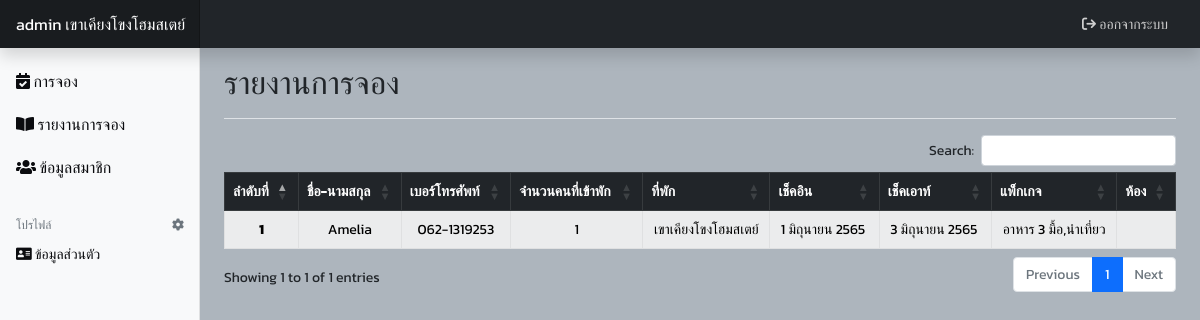
The page /admin/booking_index.php (signed in) on the database its author committed.
### tables this page shows
CREATE TABLE `tb_booking` (
  `b_id` int(10) NOT NULL COMMENT 'ไอดีผู้จอง',
  `status` enum('ชำระแล้ว','ยังไม่ชำระ','ยกเลิก') NOT NULL DEFAULT 'ยังไม่ชำระ' COMMENT 'สถานะ',
  `note` varchar(200) NOT NULL COMMENT 'หมายเหตุ',
  `name` varchar(50) NOT NULL COMMENT 'ชื่อ',
  `phone` text NOT NULL COMMENT 'เบอร์โทรศัพท์',
  `guest` int(30) NOT NULL COMMENT 'จำนวนคนที่เข้าพัก',
  `home` varchar(50) NOT NULL COMMENT 'ที่พัก',
  `checkin` date NOT NULL COMMENT 'เช็คอิน',
  `checkout` date NOT NULL COMMENT 'เช็คเอาท์',
  `package` varchar(50) DEFAULT NULL COMMENT 'แพ็กเกจ',
  `room` varchar(10) NOT NULL COMMENT 'ห้อง'
);

### includes/date.php (called while the page is built, shortened)
<?php
function thai_date($bbb)
{
	$y3 = substr($bbb, 0, 4);
	$m2 = substr($bbb, 5, 2);
	$d2 = substr($bbb, 8, 2);
	$y4 = $y3 + "543";
	if ($m2 == "06") {
		$m2 = "มิถุนายน";
	}
	if ($d2 == "01") {
		$d2 = "1";
	}
	if ($d2 == "03") {
		$d2 = "3";
	}
	if ($bbb == "") {
		return "";
	} else {
		return $d2 . "&nbsp;" . $m2 . "&nbsp;" . $y4 . "&nbsp";
	}
}
?>

### admin/booking_index.php (the view, shortened to what this page needs)
<?php
require_once('../connection/connect.php');
include('../includes/date.php');
$num = 1;
$sql = "SELECT * FROM tb_booking WHERE home =  '" . $_SESSION["a_home"] . "'  ";
$query = mysqli_query($condb, $sql);
?>
<!doctype html>
<html lang="en">
<head>
    <link rel="stylesheet" href="../assets/css/bootstrap.min.css">
    <link rel="stylesheet" href="assets/dashboard.css">
    <link rel="stylesheet" href="https://cdnjs.cloudflare.com/ajax/libs/font-awesome/6.1.1/css/all.min.css" />
    <link rel="stylesheet" href="https://cdn.datatables.net/1.12.0/css/dataTables.bootstrap5.min.css">
</head>
<body>
    <?php include('includes/header.php'); ?>
    <div class="container-fluid">
        <div class="row">
            <?php include('includes/sidebarMenu.php'); ?>
            <main class="col-md-9 ms-sm-auto col-lg-10 px-md-4">
                <div class="d-flex justify-content-between flex-wrap flex-md-nowrap align-items-center pt-3 pb-2 mb-3 border-bottom">
                    <h1 class="h2">รายงานการจอง</h1>
                </div>
                <table id="example" class="table table-bordered table-hover table-striped">
                    <thead class="thead">
                        <tr class="table-dark tr" align="center">
                            <th scope="col">ลำดับที่</th>
                            <th scope="col">ชื่อ-นามสกุล</th>
                            <th scope="col">เบอร์โทรศัพท์</th>
                            <th scope="col">จำนวนคนที่เข้าพัก</th>
                            <th scope="col">ที่พัก</th>
                            <th scope="col">เช็คอิน</th>
                            <th scope="col">เช็คเอาท์</th>
                            <th scope="col">แพ็กเกจ</th>
                            <th scope="col">ห้อง</th>
                        </tr>
                    </thead>
                    <tbody class="tbody">
                        <?php
                        while ($result = mysqli_fetch_array($query)) {
                        ?>
                            <tr class="table-light tr" align="center">
                                <th class="th" scope="row"><?php echo $num++; ?></th>
                                <td class="td"><?php echo $result['name']; ?></td>
                                <td class="td"><?php echo $result['phone']; ?></td>
                                <td class="td"><?php echo $result['guest']; ?></td>
                                <td class="td"><?php echo $result['home']; ?></td>
                                <td class="td"><?php echo thai_date($result['checkin']); ?></td>
                                <td class="td"><?php echo thai_date($result['checkout']);  ?></td>
                                <td class="td"><?php echo $result['package']; ?></td>
                                <td class="td"><?php echo $result['room']; ?></td>
                            </tr>
                        <?php
                        }
                        ?>
                    </tbody>
                </table>
            </main>
        </div>
    </div>
</body>
</html>

### admin/assets/dashboard.css (style rules this page uses)
body { font-size: .875rem; }

### rows shown on the page
tb_booking: name "Amelia", phone "062-1319253", guest "1", home "เขาเคียงโขงโฮมสเตย์", checkin "1 มิถุนายน 2565", checkout "3 มิถุนายน 2565", package "อาหาร 3 มื้อ,นำเที่ยว"

### other values the page prints
$_SESSION["a_level"] "admin"
$_SESSION["a_home"] "เขาเคียงโขงโฮมสเตย์"
